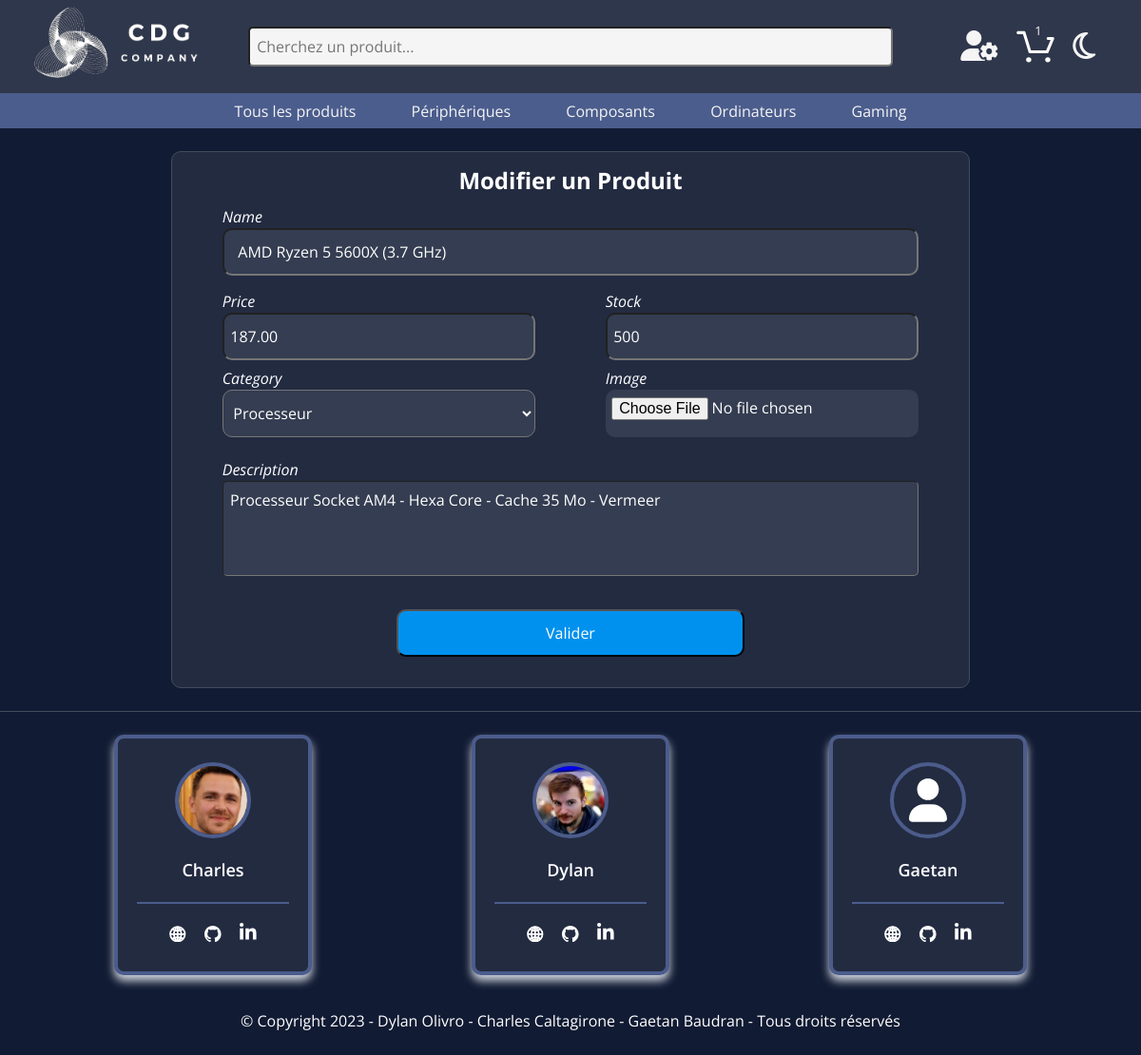
/php/user/modifyProduct.php?id=1 (signed in), run on the app's committed database.
### tables this page shows
CREATE TABLE IF NOT EXISTS `category` (
  `id` int NOT NULL AUTO_INCREMENT,
  `name` varchar(255) NOT NULL,
  `id_parent` int NOT NULL,
  PRIMARY KEY (`id`)
);

CREATE TABLE IF NOT EXISTS `products` (
  `product_id` int NOT NULL AUTO_INCREMENT,
  `product_name` varchar(255) NOT NULL,
  `product_description` text NOT NULL,
  `product_date` datetime NOT NULL,
  `product_price` decimal(10,2) NOT NULL,
  `product_stock` int NOT NULL,
  PRIMARY KEY (`product_id`)
);

### php/include/required.php (called while the page is built, shortened)
<?php
function getURL()
{
    if (isset($_SERVER['HTTPS']) && $_SERVER['HTTPS'] === 'on')
        $url = "https";
    else {
        $url = "http";
    }
    $url .= "://";
    $url .= $_SERVER['HTTP_HOST'];
    $url .= $_SERVER['REQUEST_URI'];
    $splitURL = explode('boutique-en-ligne', $url);
    $splitURL2 = explode('/', $splitURL[1]);
    return [$splitURL, $splitURL2];
}
if (getURL()[0][1] === '/index.php' || getURL()[0][1] === '/') {
    require_once('./php/include/bdd.php');
    require_once('./php/include/function.php');
    require_once('./php/class/user.php');
    require_once('./php/class/address.php');
    require_once('./php/class/image.php');
    require_once('./php/class/product.php');
    require_once('./php/class/category.php');
    require_once('./php/class/cart.php');
    require_once('./php/class/order.php');
} else {
    if (getURL()[1][2] === 'user') {
        require_once('../include/bdd.php');
        require_once('../include/function.php');
        require_once('../class/user.php');
        require_once('../class/address.php');
        require_once('../class/image.php');
        require_once('../class/product.php');
        require_once('../class/category.php');
        require_once('../class/cart.php');
        require_once('../class/order.php');
    } else {
        require_once('./include/bdd.php');
        require_once('./class/product.php');
        require_once('./class/category.php');
    }
}

### php/class/category.php (called while the page is built, shortened)
<?php
class Category
{
    public function returnAllCategories($bdd)
    {
        $request = $bdd->prepare('SELECT * FROM category');
        $request->execute();
        $result = $request->fetchAll(PDO::FETCH_OBJ);
        return $result;
    }
}

### php/class/product.php (called while the page is built, shortened)
<?php
class Product
{
    public $id;
    public function __construct($id, $name, $description, $date, $price, $stock)
    {
        $this->id = $id;
    }
    public function returnAllProductInfo($bdd)
    {
        $returnProduct = $bdd->prepare('SELECT * FROM products INNER JOIN images ON products.product_id = images.product_id INNER JOIN liaison_items_category ON products.product_id = liaison_items_category.id_item INNER JOIN category ON category.id = liaison_items_category.id_category WHERE products.product_id = :product_id');
        $returnProduct->execute(['product_id' => $this->id]);
        $result = $returnProduct->fetch(PDO::FETCH_OBJ);
        return $result;
    }
}

### php/user/modifyProduct.php (the view, shortened to what this page needs)
<?php require_once('../include/required.php');
$product = new Product($_GET['id'], null, null, null, null, null);
$result = $product->returnAllProductInfo($bdd);
$category = new Category(null, null, null);
$result_cat = $category->returnAllCategories($bdd);
?>
<!DOCTYPE html>
<html lang="en">
<head>
    <?php require_once('../../php/include/head.php'); ?>
    <link rel="stylesheet" href="../../css/modifyProduct.css">
</head>
<body>
    <?php require_once('../include/header.php'); ?>
    <main>
        <div id="editProduct">
            <h3>Modifier un Produit</h3>
            <form action="" method="post" id="formProduct" enctype="multipart/form-data">
                <label for="nameItem">Name</label>
                <input type="text" id="nameItem" name="nameItem" autocomplete="off" value="<?= htmlspecialchars($result->product_name) ?>">
                <div class="groupInput">
                    <div class="BoxInput">
                        <div class="divInput">
                            <label for="priceItem">Price</label>
                            <input type="text" id="priceItem" name="priceItem" autocomplete="off" value="<?= htmlspecialchars($result->product_price) ?>">
                        </div>
                        <div class="divInput">
                            <label for="stockItem">Stock</label>
                            <input type="number" id="stockItem" name="stockItem" autocomplete="off" value="<?= htmlspecialchars($result->product_stock) ?>">
                        </div>
                    </div>
                    <div class="BoxInput">
                        <div class="divInput">
                            <label for="categoryItem">Category</label>
                            <select name="categoryItem" id="categoryItem">
                                <option value="<?= $result->id_category ?>" selected><?= $result->name ?></option>
                            </select>
                        </div>
                        <div class="divInput">
                            <label for="image">Image</label>
                            <input type="file" id="image" name="image">
                        </div>
                    </div>
                </div>
                <label for="descriptionItem">Description</label>
                <textarea name="descriptionItem" id="descriptionItem"><?= htmlspecialchars($result->product_description) ?></textarea>
                <p id="messageProduct"></p>
                <div class="submit">
                    <input type="submit" name="submit" value="Valider">
                </div>
            </form>
        </div>
    </main>
    <?php require_once('../include/footer.php') ?>
</body>
</html>

### php/include/header.php (shortened to what this page needs)
<?php
if (getURL()[0][1] === '/index.php' || getURL()[0][1] === '/') {
    includeHeader($bdd, './', './php/', './');
} else {
    if (getURL()[1][2] === 'user') {
        includeHeader($bdd, '../../', '../', '../../');
    } else {
        includeHeader($bdd, '../', './', '../');
    }
}
function includeHeader($bdd, $index, $url, $image)
{
    $returnCategoryParent = $bdd->prepare('SELECT * FROM category WHERE id_parent = 0');
    $returnCategoryParent->execute();
    $resultCategoryParent = $returnCategoryParent->fetchAll(PDO::FETCH_OBJ);
?>
    <header id="allHeader">
        <div class="sectionNav" id="sectionNav">
            <nav class="navTop">
                <div class="logo">
                    <a href="<?= $index ?>index.php">
                        <img src="<?= $image ?>assets/logo-blanc.png" id="logoImg" alt="">
                    </a>
                </div>
                <div class="searchBarDiv">
                    <form action="" method="get" role="search">
                        <input type="text" id="searchBar" name="searchBar" type="text" placeholder="Cherchez un produit..." aria-label="Search" autocomplete="off">
                    </form>
                </div>
                <div class="iconNavDiv">
                    <span class="iconNav userIcon">
                        <?= isset($_SESSION['user']) && (int)$_SESSION['user']->user_role !== 0 ? '<i class="fa-solid fa-user-gear"></i>' : '<i class="fa-solid fa-user"></i>';
                        ?>
                    </span>
                    <span id="cartSpan" class="iconNav cartSpan">
                        <a href="<?= $url ?>cartPage.php">
                            <?php
                            if (isset($_SESSION['user'])) {
                                $numberCart = $bdd->prepare('SELECT SUM(cart_quantity) AS sumQuantity FROM carts WHERE user_id = :user_id');
                                $numberCart->execute(["user_id" => $_SESSION['user']->user_id]);
                                $numberCartResult = $numberCart->fetch(PDO::FETCH_OBJ);
                            ?>
                                <span id="sumQuantity">
                                    <?php
                                    if ($numberCartResult->sumQuantity > 10) {
                                        echo "10+";
                                    } else {
                                        echo $numberCartResult->sumQuantity;
                                    }
                                    ?>
                                </span>
                                <?php
                            }
                            ?>
                        </a>
                    </span>
                    <span class="iconNav" id="darkMode" onclick="themeToggle()"><i class="fa-regular fa-moon" id="darkModeIcon"></i></span>
                </div>
            </nav>
        </div>
        <nav class="categoriesNav" id="categoriesNav">
            <div class="categoriesUlDiv" id="categoriesUlDiv">
                <ul class="categoriesUl">
                    <li class="">
                        <a href="<?= $url ?>itemFilter.php" class="">Tous les produits</a>
                    </li>
                    <?php
                    foreach ($resultCategoryParent as $key) {
                    ?>
                        <li class="dropdown" id="">
                            <a class="" href="<?= $url ?>itemFilter.php?categoryParent=<?= $key->id ?>" role="button" data-bs-toggle="" aria-expanded="false">
                                <?= htmlspecialchars($key->name); ?>
                            </a>
                        </li>
                    <?php
                    }
                    ?>
                </ul>
            </div>
        </nav>
    </header>
<?php
}

### css/header.css (style rules this page uses)
:root { --background-color: #111b33; --section-color: #1d273d; --div-color: #232b41; --nav-color: #2f374c; --border-color: #444b5d; --input-color: #343d51; --button-color: #0091ee; --text-input-color: #90949b; --price-color: #f75b5b; --stock-color: #38b76e; --stockLimite-color: #ea8013; --main-color: #005078; --second-color: #007cb8; }
* { margin: 0; padding: 0; box-sizing: border-box; font-family: "Open Sans", sans-serif; }
html { scroll-behavior: smooth; }
body { line-height: 1.5; }
i, button { cursor: pointer; }
button, input, optgroup, select, textarea { margin: 0; font-family: inherit; font-size: inherit; line-height: inherit; }
#allHeader { color: whitesmoke; }
#allHeader a { color: whitesmoke; }
main { max-width: 1920px; margin: auto; background-color: var(--background-color); display: flex; flex-direction: column; align-items: center; }
.iconNavDiv { display: flex; align-items: center; width: 20%; justify-content: end; }
.iconNav { padding: 7px; cursor: pointer; }
#logoImg { height: 80px; }
.logo { width: 20%; }
.sectionNav { display: flex; justify-content: center; width: 100%; background-color: var(--nav-color); padding: 0.5%; }
.navTop { width: 95%; display: flex; justify-content: space-between; align-items: center; }
#searchBar { width: 100%; border-radius: 5px; padding: 1%; background-color: whitesmoke; }
.navTop i, .iconBurger { font-size: 2em; padding: 0 5px; }
.navTop a { color: #000; }
.dropdown { position: relative; display: inline-block; }
.categoriesUl li { padding: 0.5%; list-style: none; }
.categoriesUl a { text-decoration: none; color: white; }
.categoriesNav { background-color: #4b5d8d; width: 100%; display: flex; justify-content: center; }
.categoriesUlDiv { width: 60%; }
.searchBarDiv { width: 60%; position: relative; }
#cartSpan { position: relative; padding-bottom: 0; }
#cart-icon { width: 2.5em; }
#sumQuantity { color: whitesmoke; position: absolute; top: 0; left: 55%; transform: translateX(-50%); font-size: 0.8rem; }
.categoriesUl { display: flex; justify-content: space-between; padding: 3px; }
.userIcon { position: relative; display: inline-block; }

### css/modifyProduct.css (style rules this page uses)
#editProduct { background-color: var(--div-color); border: 1px solid var(--border-color); padding: 1% 1% 2%; border-radius: 10px; width: 70%; display: flex; flex-direction: column; align-items: center; margin: 2% 0; }
#editProduct h3 { color: #fff; font-size: 1.5rem; text-align: center; }
#formProduct { display: flex; flex-direction: column; width: 90%; margin: 1% 0; }
#formProduct label { color: #fff; font-style: italic; }
#formProduct input, #formProduct select { background-color: var(--input-color); color: #fff; border-radius: 5px; border-radius: 10px; outline: none; height: 50px; padding: 2%; }
.groupInput { margin: 2% 0; }
.BoxInput { display: flex; justify-content: space-between; margin-bottom: 1%; }
.divInput { display: flex; flex-direction: column; width: 45%; }
#descriptionItem { padding: 1%; border-radius: 5px; resize: none; height: 100px; background-color: var(--input-color); color: #fff; outline: none; border-style: inset; border-color: -internal-light-dark(rgb(118, 118, 118), rgb(133, 133, 133)); }
#messageProduct { width: 100%; color: #ffa938; display: flex; align-items: center; font-size: 0.8rem; height: 35px; margin: 0; }
.submit { width: 100%; display: flex; justify-content: center; }
.submit input { width: 50%; cursor: pointer; padding: 0 !important; background-color: var(--button-color) !important; }

### data on the page
category: name "Périphériques"
category: name "Composants"
category: name "Ordinateurs"
category: name "Gaming"
products: nameItem "AMD Ryzen 5 5600X (3.7 GHz)", priceItem "187.00", stockItem "500", categoryItem "Processeur", descriptionItem "Processeur Socket AM4 - Hexa Core - Cache 35 Mo - Vermeer"

### other printed values
$numberCartResult->sumQuantity "1"
